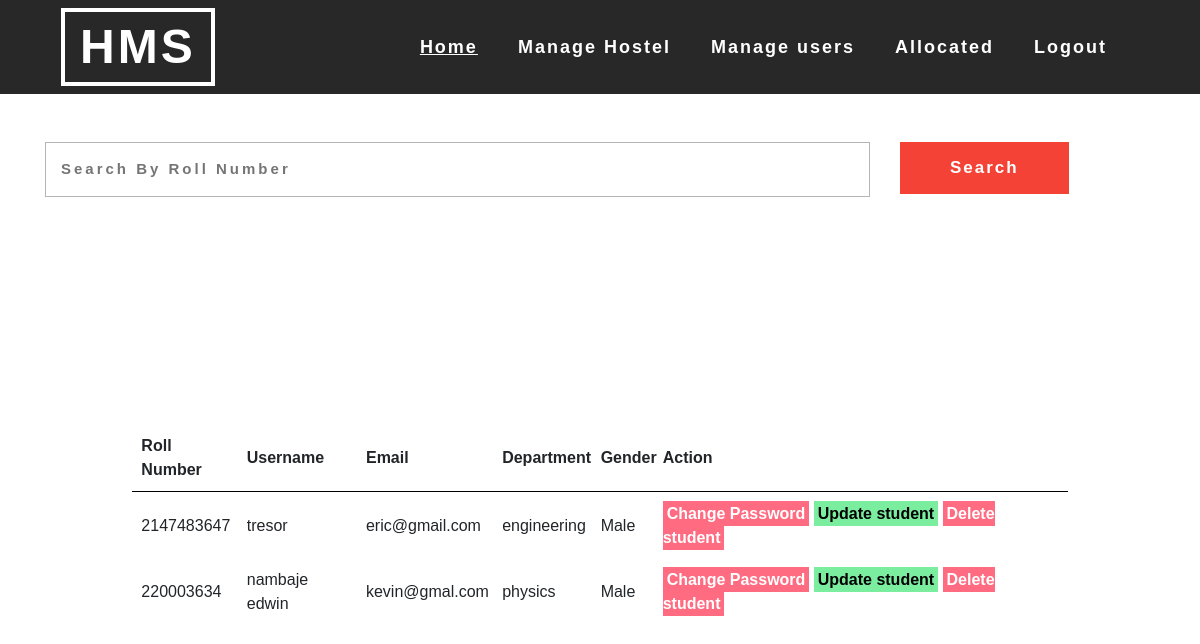
The page /manage_users.php on the database its author committed.
### tables this page shows
CREATE TABLE `users` (
  `id` int(11) NOT NULL,
  `roll` int(10) NOT NULL,
  `username` varchar(100) NOT NULL,
  `email` varchar(100) NOT NULL,
  `department` varchar(100) NOT NULL,
  `gender` varchar(10) NOT NULL,
  `year_of_study` int(5) NOT NULL,
  `password` varchar(100) NOT NULL
);

### manage_users.php (the view, shortened to what this page needs)
<?php include('server.php'); ?>
<!DOCTYPE html>
<html lang="en">
<head>
    <link rel="stylesheet" href="web_home/css_home/edwin.css">
    <link rel="stylesheet" href="web_home/css_home/style.css" type="text/css" media="all"/>
    <link rel="stylesheet" href="styles.css" type="text/css">
</head>
<body>
<header>
	<div class="container agile-banner_nav">
		<nav class="navbar navbar-expand-lg navbar-light bg-light">
			<h1><a class="navbar-brand" href="home.php">HMS <span class="display"></span></a></h1>
            <div class="collapse navbar-collapse justify-content-center" id="navbarSupportedContent">
				<ul class="navbar-nav ml-auto">
					<li class="nav-item active">
						<a class="nav-link" href="homeadmin.php">Home <span class="sr-only">(current)</span></a>
					</li>
					<li class="nav-item">
						<a class="nav-link" href="manage_hostel.php">Manage Hostel</a>
					</li>
					<li class="nav-item">
						<a class="nav-link" href="manage_users.php">Manage users</a>
					</li>
                    <li class="nav-item">
						<a class="nav-link" href="allocate.php">Allocated</a>
					</li>
                    <li class="nav-item">
						<a class="nav-link" href="login.php">Logout</a>
					</li>
				</ul>
			</div>
		</nav>
	</div>
</header>
<section class="contact py-5">
	<div class="container">
			<div class="mail_grid_w3l">
				<form action="manage_users.php" method="post">
					<div class="row">
					        <div class="col-md-9">
							<input type="text" placeholder="Search by Roll Number" name="search_box">
							</div>
							<div class="col-md-3">
							<input type="submit" value="Search" name="search"></input>
							</div>
					</div>
				</form>
			</div>
	</div>
</section>
        <div class="main-content">
            <div class="wrapper">
                <br />
                <br><br><br>
                <br /><br /><br />
                <table class="tbl-full">
                    <tr>
                        <th>Roll Number</th>
                        <th>Username</th>
                        <th>Email</th>
                        <th>Department</th>
                        <th>Gender</th>
                        <th>Action</th>
                    </tr>
                    <?php
                        $sql = "SELECT * FROM users";
                        $res = mysqli_query($db, $sql);
                        if($res==TRUE)
                        {
                            $count = mysqli_num_rows($res);
                            if($count>0)
                            {
                                while($rows=mysqli_fetch_assoc($res))
                                {
                                    $roll=$rows['roll'];
                                    $username=$rows['username'];
                                    $email=$rows['email'];
                                    $department=$rows['department'];
                                    $gender=$rows['gender'];
                                    ?>
                                    <tr>
                                        <td><?php echo $roll; ?></td>
                                        <td><?php echo $username; ?></td>
                                        <td><?php echo $email; ?></td>
                                        <td><?php echo $department; ?></td>
                                        <td><?php echo $gender; ?></td>
                                        <td>
                                            <a href="<?php echo SITEURL; ?>update_password.php?roll=<?php echo $roll; ?>" class="btn-primary">Change Password</a>
                                            <a href="<?php echo SITEURL; ?>update_student.php?roll=<?php echo $roll; ?>" class="btn-secondary">Update student</a>
                                            <a href="<?php echo SITEURL; ?>delete_student.php?roll=<?php echo $roll; ?>" class="btn-danger">Delete student</a>
                                        </td>
                                    </tr>
                                    <?php
                                }
                            }
                            else
                            {
                            }
                        }
                    ?>
                </table>
            </div>
        </div>

### web_home/css_home/style.css (style rules this page uses)
body { padding:0; margin:0; position:relative; font-family: 'Poiret One', cursive; }
body a { transition:0.5s all; -webkit-transition:0.5s all; -moz-transition:0.5s all; -o-transition:0.5s all; -ms-transition:0.5s all; }
input[type="button"],input[type="submit"],.contact-form input[type="submit"] { transition:0.5s all; -webkit-transition:0.5s all; -moz-transition:0.5s all; -o-transition:0.5s all; -ms-transition:0.5s all; }
h1,h2,h3,h4,h5,h6 { margin:0; }
ul { margin:0; padding:0; }
.container { width: 100%; margin: 0 auto; }
header { z-index: 9; width: 100%; background:rgb(41, 40, 40); }
.bg-light { background-color: transparent !important; }
h1 { font-size: inherit; }
.navbar-nav > li { margin-right: 1.5em; }
.navbar-light .navbar-nav .show > .nav-link, .navbar-light .navbar-nav .active > .nav-link, .navbar-light .navbar-nav .nav-link.show, .navbar-light .navbar-nav .nav-link.active { color: #fff; font-size: 18px; font-weight: 700; letter-spacing: 2px; text-decoration: underline; }
.navbar-light .navbar-nav .nav-link { color: #fff; font-size: 18px; font-weight: 700; letter-spacing: 2px; }
.navbar-light .navbar-brand { color: #fff; font-size: 3em; text-decoration: none; border: 4px solid #fff; text-transform: uppercase; font-weight: 700; margin: 0; text-align: center; letter-spacing: 3px; padding: 10px 15px; line-height: 50px; }
.mail_grid_w3l input[type="text"], .mail_grid_w3l input[type="email"],.mail_grid_w3l input[type="number"],.mail_grid_w3l input[type="password"], .mail_grid_w3l textarea { outline: none; padding: 15px; font-size: 15px; color: #777; background: none; width: 100%; border: 1px solid #b5b5b5; letter-spacing: 3px; font-weight: bold; text-transform: capitalize; }
.mail_grid_w3l input[type="submit"] { outline: none; padding: 13px 50px; font-size: 17px; color: #fff; font-weight: 600; background: #F44336; border: none; text-transform: capitalize; letter-spacing: 2px; }
.wrapper { padding: 1%; width: 80%; margin: 0 auto; }
.tbl-full { width: 100%; }
table tr th { border-bottom: 1px solid black; padding: 1%; text-align: left; }
table tr td { padding: 1%; }
.btn-primary { background-color: #1e90ff; padding: 1%; color: white; text-decoration: none; font-weight: bold; }
.btn-secondary { background-color: #7bed9f; padding: 1%; color: black; text-decoration: none; font-weight: bold; }
.btn-danger { background-color: #ff6b81; padding: 1%; color: white; text-decoration: none; font-weight: bold; }

### styles.css (style rules this page uses)
* { margin: 0 0; padding: 0 0; font-family: Arial, Helvetica, sans-serif; }
.container { width: 100%; margin: 0 auto; }
a { color: #ff6b81; text-decoration: none; }
.btn-primary { background-color: #ff6b81; color: white; cursor: pointer; }

### rows shown on the page
users: roll "2147483647", username "tresor", email "eric@gmail.com", department "engineering", gender "Male"
users: roll "220003634", username "nambaje edwin", email "kevin@gmal.com", department "physics", gender "Male"
